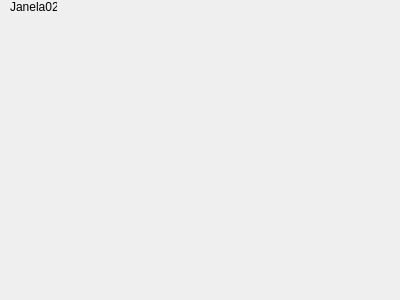
<?xml version="1.0" encoding="UTF-8"?>
<ui version="4.0">
 <class>Janela02</class>
 <widget class="QDialog" name="Janela02">
  <property name="geometry">
   <rect>
    <x>0</x>
    <y>0</y>
    <width>400</width>
    <height>300</height>
   </rect>
  </property>
  <property name="windowTitle">
   <string>Dialog</string>
  </property>
  <widget class="QLabel" name="label">
   <property name="geometry">
    <rect>
     <x>10</x>
     <y>0</y>
     <width>47</width>
     <height>13</height>
    </rect>
   </property>
   <property name="text">
    <string>Janela02</string>
   </property>
  </widget>
 </widget>
 <resources/>
 <connections/>
</ui>
